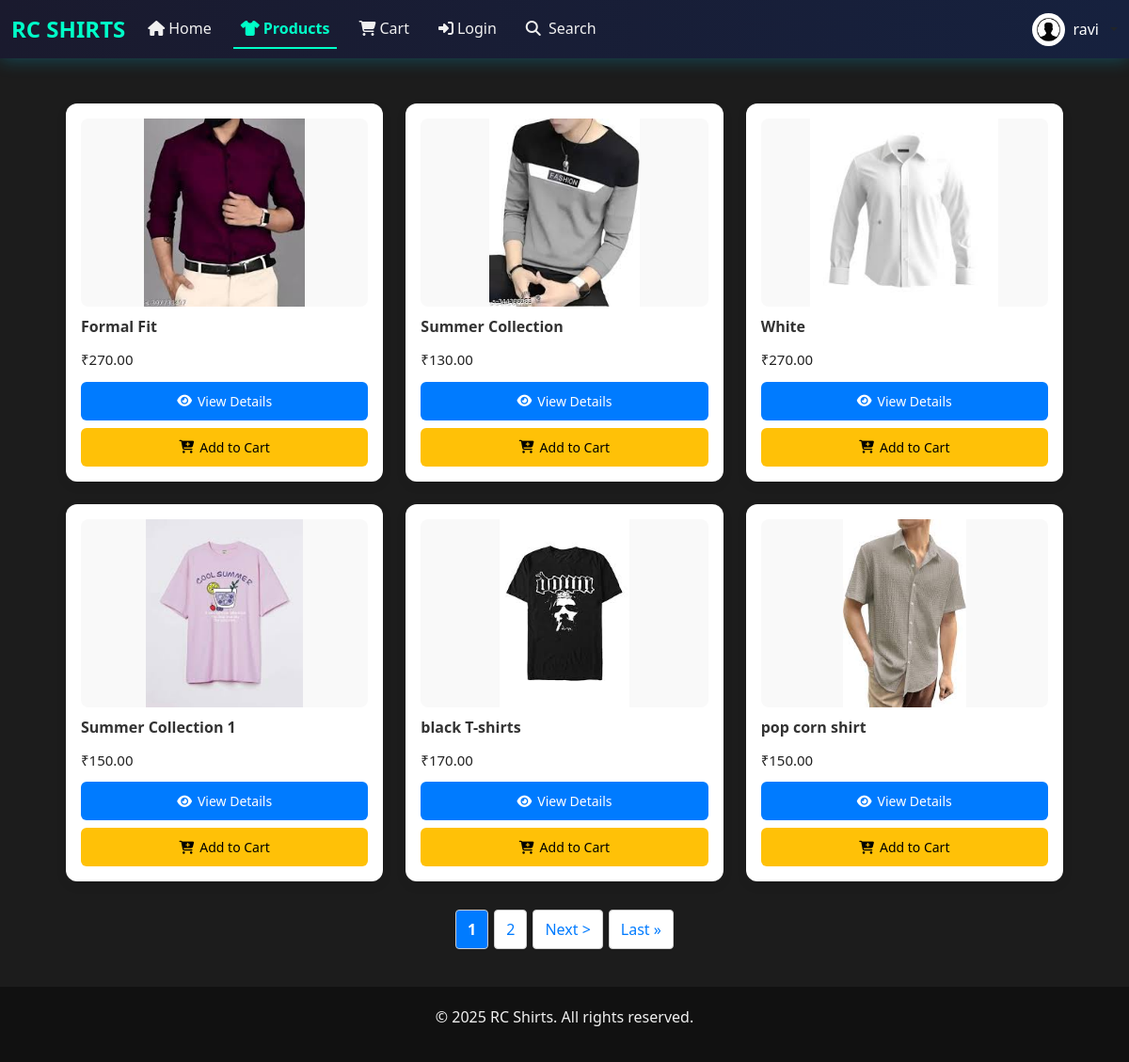
The page /products/ (signed in) on the database its author committed.
### app/models.py (models this page shows, shortened)
class CustomUser(AbstractUser):
    email = models.EmailField(unique=True)
    phone_number = models.CharField(max_length=20, blank=True, null=True)
    address = models.TextField(blank=True, null=True)
    pincode = models.CharField(max_length=10, blank=True, null=True)
    profile_pic = models.ImageField(upload_to='profiles/', blank=True, null=True)
    SIZE_CHOICES = [
        ('XS', 'Extra Small'),
        ('S', 'Small'),
        ('M', 'Medium'),
        ('L', 'Large'),
        ('XL', 'Extra Large'),
        ('XXL', 'Double Extra Large'),
        ('XXXL', 'Triple Extra Large'),
        ('4XL', '4X Large'),
        ('5XL', '5X Large'),
        ('FREE', 'Free Size'),
    ]
    size = models.CharField(
        max_length=5,
        choices=SIZE_CHOICES,
        blank=True,
        null=True,
        help_text="Select your clothing size"
    )

class Shirt(models.Model):
    category = models.ForeignKey(Category, on_delete=models.CASCADE, null=False)
    price = models.DecimalField(max_digits=10, decimal_places=2, null=False)
    brand = models.CharField(max_length=100, null=False, unique=True)
    model_name= models.CharField(max_length=100, null=False, unique=True)
    description = models.TextField(null=False)
    image = models.ImageField(upload_to='shirts/',blank=True,null=True)
    stock = models.PositiveIntegerField(default=10)
    created_at = models.DateTimeField(auto_now_add=True)
    updated_at = models.DateTimeField(auto_now=True) # ✅ New field to track inventory

### app/views.py (the view)
# urls.py: path('products/', products, name='products'),
def products(request):
    shirts_list = Shirt.objects.exclude(image='').order_by('id')  # Added order_by for consistent pagination
    paginator = Paginator(shirts_list, 6)  # 6 items per page
    page = request.GET.get('page')
    try:
        shirts = paginator.page(page)
    except PageNotAnInteger:
        shirts = paginator.page(1)
    except EmptyPage:
        shirts = paginator.page(paginator.num_pages)
    context = {'shirts': shirts}
    return render(request, 'app/products.html', context)

### app/templates/app/products.html (shortened to what this page needs)
{% extends "app/base.html" %}
{% block content %}
<link rel="stylesheet" href="https://cdnjs.cloudflare.com/ajax/libs/font-awesome/6.4.0/css/all.min.css">
<div class="product-container">
  <div class="product-grid">
    {% for shirt in shirts %}
    <div class="product-card">
      <div class="product-image-container">
        <img src="{{ shirt.image.url }}" alt="{{ shirt.model_name }}">
      </div>
      <h3 class="product-title">{{ shirt.model_name }}</h3>
      <p class="product-price">₹{{ shirt.price }}</p>
      <div class="button-group">
        <a class="view-btn" href="{% url 'app:details' shirt.id %}">
          <i class="fas fa-eye"></i> View Details
        </a>
        <button class="cart-btn" onclick="addToCart('{{ shirt.id }}', '{{ shirt.model_name }}', {{ shirt.price }}, '{{ shirt.image.url }}')">
          <i class="fas fa-cart-plus"></i> Add to Cart
        </button>
      </div>
    </div>
    {% empty %}
    <div class="no-results">
      <i class="fas fa-search"></i>
      <h3>No products available</h3>
      <p>Please check back later</p>
    </div>
    {% endfor %}
  </div>
  {% if shirts.paginator.num_pages > 1 %}
  <div class="pagination-container">
    <div class="pagination">
      {% for num in shirts.paginator.page_range %}
        {% if num == shirts.number %}
          <span class="page-link current">{{ num }}</span>
        {% elif num > shirts.number|add:'-3' and num < shirts.number|add:'3' %}
          <a href="?page={{ num }}" class="page-link">{{ num }}</a>
        {% endif %}
      {% endfor %}
      {% if shirts.has_next %}
        <a href="?page={{ shirts.next_page_number }}" class="page-link">Next &gt;</a>
        <a href="?page={{ shirts.paginator.num_pages }}" class="page-link">Last &raquo;</a>
      {% endif %}
    </div>
  </div>
  {% endif %}
</div>
{% endblock %}

### app/templates/app/base.html (shortened to what this page needs)
{% load static %}
<!DOCTYPE html>
<html lang="en">
<head>
    <link href="https://cdn.jsdelivr.net/npm/bootstrap@5.3.0/dist/css/bootstrap.min.css" rel="stylesheet">
    <link rel="stylesheet" href="https://cdnjs.cloudflare.com/ajax/libs/font-awesome/6.5.0/css/all.min.css">
</head>
<body>
    <nav class="navbar navbar-expand-lg navbar-dark fixed-top">
        <div class="container-fluid">
            <a class="navbar-brand" href="{% url 'app:home' %}">RC SHIRTS</a>
            <div class="collapse navbar-collapse" id="navbarNav">
                <ul class="navbar-nav me-auto mb-2 mb-lg-0">
                    <li class="nav-item">
                        <a class="nav-link {% if request.path == '/' %}active{% endif %}" href="{% url 'app:home' %}">
                            <i class="fas fa-home me-1"></i>Home
                        </a>
                    </li>
                    <li class="nav-item">
                        <a class="nav-link {% if request.path == '/products/' %}active{% endif %}" href="{% url 'app:products' %}">
                            <i class="fas fa-tshirt me-1"></i>Products
                        </a>
                    </li>
                    <li class="nav-item position-relative">
                        <a class="nav-link {% if request.path == '/cart/' %}active{% endif %}" href="{% url 'app:cart' %}">
                            <i class="fas fa-shopping-cart me-1"></i>Cart
                        </a>
                    </li>
                        <li class="nav-item">
                            <a class="nav-link {% if request.path == '/login/' %}active{% endif %}" href="{% url 'app:login' %}">
                                <i class="fas fa-sign-in-alt me-1"></i>Login
                            </a>
                        </li>
                        <li class="nav-item">
                            <a class="nav-link {% if request.path == '/search/' %}active{% endif %}"
                               href="{% url 'app:search' %}"
                               title="Search Products">
                                <i class="fas fa-search me-1"></i> Search
                            </a>
                        </li>
                </ul>
                {% if user.is_authenticated %}
                <div class="dropdown">
                    <div class="d-flex align-items-center dropdown-toggle" id="userDropdown" data-bs-toggle="dropdown" aria-expanded="false" role="button">
                        <img src="{% if user.profile.image and user.profile.image.url %}{{ user.profile.image.url }}{% else %}{% static 'assets/default pro.png' %}{% endif %}"
                             class="profile-img me-2 rounded-circle" alt="Profile Image" width="40" height="40" />
                        <span class="text-white me-2">{{ user.username }}</span>
                    </div>
                </div>
                {% endif %}
                <div class="toast-container position-fixed bottom-0 end-0 p-3">
                </div>
        </div>
    </div>
</nav>
    <div class="container mt-4">
        {% block content %}
        {% endblock %}
    </div>
    <footer class="footer">
        <div class="container">
            <p>&copy; 2025 RC Shirts. All rights reserved.</p>
        </div>
    </footer>
</body>
</html>

### app/templates/app/base.html (style rules this page uses)
:root { --primary-color: #00ffc8; --secondary-color: #ffffff; --background-color: #1c1c1c; --accent-color: #ff00ff; --light-color: #f0f0f0; }
body { background-color: var(--background-color); font-family: 'Segoe UI', Tahoma, Geneva, Verdana, sans-serif; margin: 0; padding-top: 70px; }
.navbar { background: linear-gradient(90deg, #1a1a2e 0%, #16213e 100%); box-shadow: 0 0 20px rgba(0, 204, 255, 0.3); }
.navbar-brand { color: var(--primary-color); font-weight: bold; font-size: 1.5rem; }
.nav-link { color: var(--light-color) !important; margin-right: 15px; transition: all 0.3s; }
.nav-link.active { color: var(--primary-color) !important; font-weight: bold; border-bottom: 2px solid var(--primary-color); }
.profile-img { width: 35px; height: 35px; object-fit: cover; border-radius: 50%; }
.footer { color: var(--light-color); text-align: center; padding: 20px 0; background-color: #111; position: relative; bottom: 0; width: 100%; }

### app/templates/app/products.html (style rules this page uses)
.product-container { max-width: 1100px; margin: 40px auto; padding: 0 20px; }
.product-grid { display: grid; grid-template-columns: repeat(3, 1fr); gap: 24px; }
.product-card { background: white; border-radius: 12px; overflow: hidden; box-shadow: 0 4px 12px rgba(0, 0, 0, 0.08); transition: transform 0.2s ease, box-shadow 0.2s ease; display: flex; flex-direction: column; padding: 16px; }
.product-image-container { height: 200px; background: #f9f9f9; display: flex; align-items: center; justify-content: center; margin-bottom: 12px; border-radius: 8px; }
.product-image-container img { max-height: 100%; max-width: 100%; object-fit: contain; }
.product-title { font-size: 16px; font-weight: 600; margin: 0 0 6px; color: #333; }
.product-price { font-size: 15px; color: #222; margin-bottom: 12px; }
.button-group { margin-top: auto; display: flex; flex-direction: column; gap: 8px; }
.view-btn, .cart-btn { padding: 10px; border-radius: 6px; font-size: 14px; display: flex; align-items: center; justify-content: center; gap: 6px; transition: background 0.3s ease; font-weight: 500; }
.view-btn { background: #007bff; color: white; text-decoration: none; }
.cart-btn { background: #ffc107; color: black; border: none; cursor: pointer; }
.pagination-container { text-align: center; margin-top: 30px; }
.pagination { display: inline-flex; gap: 6px; flex-wrap: wrap; }
.page-link { padding: 8px 12px; border: 1px solid #ccc; border-radius: 4px; color: #007bff; text-decoration: none; transition: all 0.2s; }
.page-link.current { background: #007bff; color: white; font-weight: bold; }

### rows shown on the page
CustomUser: username "ravi"
Shirt: image (picture), model_name "Formal Fit", price "270.00"
Shirt: image (picture), model_name "Summer Collection", price "130.00"
Shirt: image (picture), model_name "White", price "270.00"
Shirt: image (picture), model_name "Summer Collection 1", price "150.00"
Shirt: image (picture), model_name "black T-shirts", price "170.00"
Shirt: image (picture), model_name "pop corn shirt", price "150.00"

### other values the page prints
{{ num }} "1"
{{ num }} "2"
